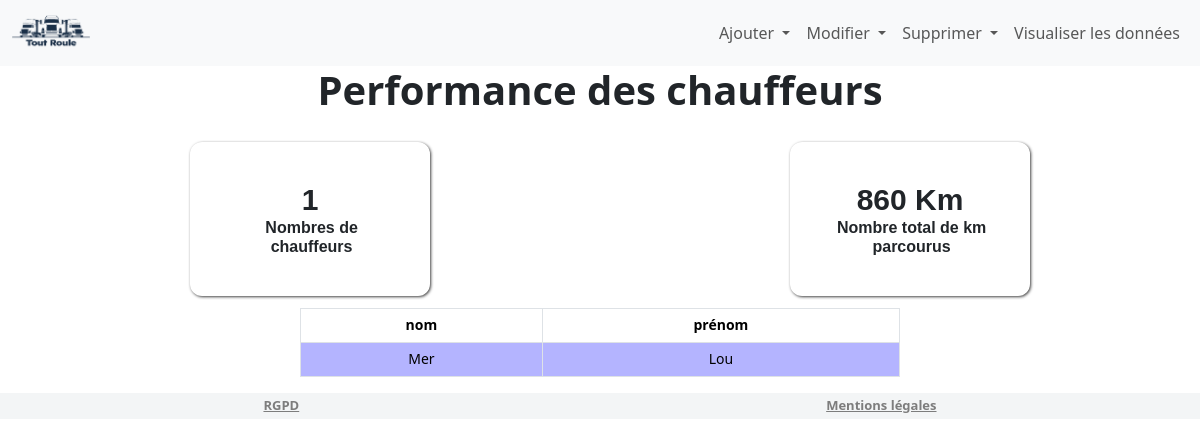
The app's page /, older data.
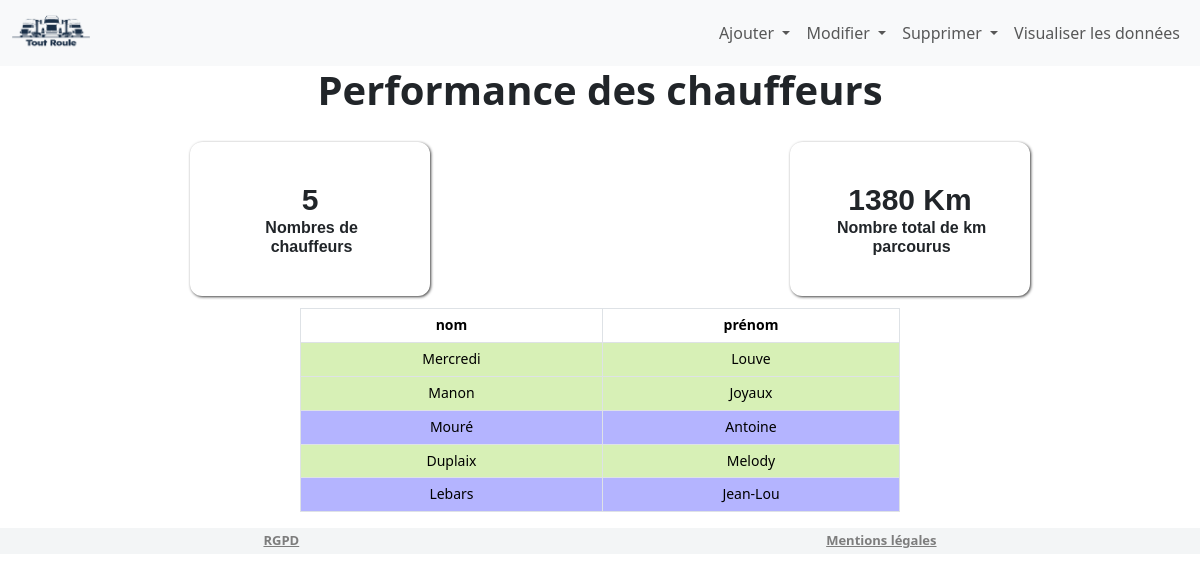
The same page, newer data.
### tables this page shows
CREATE TABLE chauffeurs(
   id_chauffeur INTEGER PRIMARY KEY,
   nom VARCHAR(50) NOT NULL,
   prenom VARCHAR(50) NOT NULL,
   genre VARCHAR(2) NOT NULL
);

### app.py (the view)
@app.route("/") # méthode qui permet de créer des pages web
def f_index():
    df= requetes_tables_transformation_dataframe()
    v_afficher_nom_prenom = afficher_nom_prenom_chauffeurs()
    v_afficher_nombres_chauffeurs = afficher_nombre_chauffeurs(v_afficher_nom_prenom)
    v_nb_de_km_parcouru_total = nb_de_km_parcouru_total(df)
    v_graphique = graphique(df)
    return render_template("t_analyses.html", t_afficher_nombres_chauffeurs = v_afficher_nombres_chauffeurs,
                                        t_afficher_nom_prenom = v_afficher_nom_prenom,
                                        t_nb_de_km_parcouru_total = v_nb_de_km_parcouru_total,
                                        t_graphique = v_graphique)

### lib/analyses.py (called while the page is built)
def calcul_km_parcouru (df):
    df["km_parcouru"] = df["km_fin"] - df["km_debut"]
    return df

def requetes_tables_transformation_dataframe():
    con = sqlite3.connect('toutroule.db')
    cursor = con.cursor()
    cursor.execute('''SELECT
        c.id_chauffeur,
        c.nom,
        c.prenom,
        c.genre,
        v.id_vehicule,
        v.type,
        t.id_trajet,
        t.km_debut,
        t.km_fin,
        t.commentaire
    FROM
        trajets as t
        JOIN chauffeurs as c ON t.id_chauffeur = c.id_chauffeur
        JOIN vehicules as v ON t.id_vehicule = v.id_vehicule''')
    df = pd.DataFrame(cursor.fetchall(), columns=[
        'id_chauffeur',
        'nom',
        'prenom',
        'genre',
        'id_vehicule',
        'type',
        'id_trajet',
        'km_debut',
        'km_fin',
        'commentaire'
    ])
    df = calcul_km_parcouru(df)
    con.close()
    return df

def afficher_nom_prenom_chauffeurs():
    con = sqlite3.connect('toutroule.db')
    cursor = con.cursor()
    cursor.execute('''SELECT
        c.id_chauffeur,
        c.nom,
        c.prenom,
        c.genre
    FROM
        chauffeurs as c''')
    df = pd.DataFrame(cursor.fetchall(), columns=[
        'id_chauffeur',
        'nom',
        'prenom',
        'genre'
    ])
    con.close()
    return df

def afficher_nombre_chauffeurs(df):
    return len(df['id_chauffeur'].unique())

def nb_de_km_parcouru_total(df):
    return df["km_parcouru"].sum()

def graphique(df):
    df_km_parcouru = df.groupby(['type'])['km_parcouru'].sum().reset_index()
    f0ig = go.Figure([go.Bar(x=df_km_parcouru["type"], y=df_km_parcouru["km_parcouru"])])
    f0ig.update_layout(title="Distance parcourue par type de véhicule",title_x=0.5)
    f0ig.update_traces(marker_color=['#99CC99', '#66B3FF', '#FFCC99', '#C2C2F0'])
    f0ig.update_traces(text=df_km_parcouru["km_parcouru"],textposition="inside")
    f0ig.update_traces(textfont=dict(size=18, color="white", family="Arial"))
    f0ig.update_layout(plot_bgcolor="white")
    f0ig.update_traces(text=df_km_parcouru["km_parcouru"], textposition="inside", hoverinfo="x+y")
    graph_JSON = json.dumps(f0ig, cls=plotly.utils.PlotlyJSONEncoder)
    return graph_JSON

### templates/t_analyses.html (shortened to what this page needs)
{% extends "t_base.html" %}
{% set styles = "static/css/t_analyses.css" %}
{% block content %}
<h1>
<div>
    <h1>Performance des chauffeurs</h1>
    <div id="higth-container">
        <div class="kpi-card">
            <span class="card-value"> {{ t_afficher_nombres_chauffeurs }} </span>
            <span class="card-text">Nombres de chauffeurs</span>
        </div>
        <div class="kpi-card ">
            <span class="card-value"> {{ t_nb_de_km_parcouru_total }} Km</span>
            <span class="card-text">Nombre total de km parcourus</span>
        </div>
    </div>
    <div id="bottom-container ">
        <table class="table table-striped table-hover table-bordered align-middle">
            <thead>
                <tr>
                    <th>nom</th>
                    <th>prénom</th>
                </tr>
            </thead>
            <tbody>
                {% for index, row in t_afficher_nom_prenom.iterrows() %}
                <tr>
                    {% if row["genre"] =="F" %}
                    <td class=green>{{ row["nom"] }}</td>
                    <td class=green>{{ row["prenom"] }}</td>
                    {%endif%}
                    <tr>
                    {% if row["genre"] =="M" %}
                    <td class=blue>{{ row["nom"] }}</td>
                    <td class=blue>{{ row["prenom"] }}</td>
                    {%endif%}
                </tr>
                {% endfor %}
            </tbody>
        </table>
    </div>
<div id= "pied_page">
{% endblock %}

### templates/t_base.html (shortened to what this page needs)
<!DOCTYPE html>
<html lang="fr">
<head>
    <link href="https://cdn.jsdelivr.net/npm/bootstrap@5.3.2/dist/css/bootstrap.min.css" rel="stylesheet">
    <link rel="stylesheet" href="{{ styles|default('') }}">
</head>
<body>
      <nav class="navbar navbar-expand-lg bg-body-tertiary sticky-top">
        <div class="container-fluid">
          <a class="navbar-brand" href="/"><img src="static/images/logo.png" alt="logo de l'application" height="40px" style="margin: 0"> </a>
          <div class="collapse navbar-collapse" id="navbarNavDropdown" style="display: flex; justify-content:flex-end;">
            <ul class="navbar-nav">
              <li class="nav-item dropdown">
                <a class="nav-link dropdown-toggle" href="#" role="button" data-bs-toggle="dropdown" aria-expanded="false">
                  Ajouter
                </a>
              </li>
              <li class="nav-item dropdown">
                <a class="nav-link dropdown-toggle" href="#" role="button" data-bs-toggle="dropdown" aria-expanded="false">
                  Modifier
                </a>
              </li>
              <li class="nav-item dropdown">
                <a class="nav-link dropdown-toggle" href="#" role="button" data-bs-toggle="dropdown" aria-expanded="false">
                  Supprimer
                </a>
              </li>
              <li class="nav-item">
                <a class="nav-link" aria-current="page" href="/visualiser-donnees">Visualiser les données</a>
              </li>
            </ul>
          </div>
        </div>
      </nav>
    {% block content %}
    {% endblock %}
    <nav style="position: sticky; background-color:  #f3f5f6; padding-top: 5px; padding-bottom: 5px">
      <div style="display: flex !important; justify-content: space-around !important; align-items: center; flex-direction: row; text-align: center">
        <a href="/rgpd" style="font-size: small; color: rgb(125, 125, 125)">RGPD</a>
        <a href="/mentions-legales" style="font-size: small; color: rgb(125, 125, 125)">Mentions légales</a>
      </div>
    </nav>
</body>
</html>

### static/css/t_analyses.css (style rules this page uses)
h1 { text-align: center; text-decoration: solid; font-size: 40px; font-weight: bold; }
#higth-container { width: 100%; display: flex; flex-direction: row; justify-content: space-around; }
.kpi-card { overflow: hidden; position: relative; box-shadow: 1px 1px 3px rgba(0, 0, 0, 0.75); display: inline-block; float:left; padding: 1em; border-radius: 0.3em; font-family: sans-serif; width: 240px; min-width: 180px; margin-left: 0.5em; margin-top: 0.5em; }
.card-value { display: block; font-size: 75%; font-weight: bolder; text-align: center; }
.card-text { display:block; text-align: center; font-size: 40%; padding-left: 0.2em; size: 30 px; }
.green { background-color: rgba(148, 245, 12, 0.258) !important; }
.blue { background-color: rgba(0, 0, 255, 0.296) !important; }
.table { width: 50%; justify-content: center; margin-left: auto; margin-right: auto; text-align:center; }
.table td, .table th { font-size: 14px; }
td { font-weight: normal; }

Row changes from the older to the newer data that the page shows:
added chauffeurs: nom "Manon", prenom "Joyaux"
added chauffeurs: nom "Mouré", prenom "Antoine"
added chauffeurs: nom "Duplaix", prenom "Melody"
added chauffeurs: nom "Lebars", prenom "Jean-Lou"
Text that changed along with them:
{{ t_afficher_nombres_chauffeurs }}: "1" → "5"
{{ t_nb_de_km_parcouru_total }}: "860" → "1380"
new list line: "Mercredi Louve"
list line gone: "Mer Lou"
